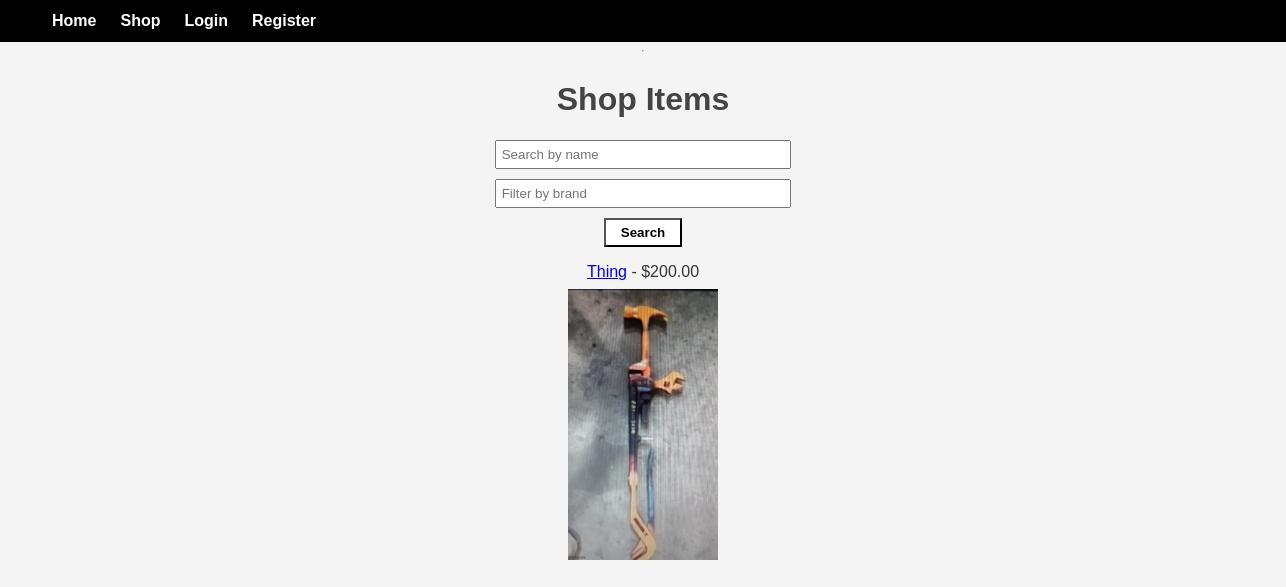
The app's page /shop/ with its own data.
### shop/models.py (models this page shows, shortened)
class Item(models.Model):
    name = models.CharField(max_length=200)
    slug = models.SlugField()
    category = models.ForeignKey(Category, related_name='items', on_delete=models.CASCADE)
    brand = models.CharField(max_length=100)
    color = models.CharField(max_length=50)
    size = models.CharField(max_length=10)
    price = models.DecimalField(max_digits=10, decimal_places=2)
    image = models.ImageField(upload_to='items/')
    description = models.TextField()
    created_at = models.DateTimeField(auto_now_add=True)

### shop/views.py (the view)
# urls.py: path('', include('shop.urls')),
def shop(request):
    query = request.GET.get('q')
    category = request.GET.get('category')
    brand = request.GET.get('brand')
    items = Item.objects.all()
    if query:
        items = items.filter(name__icontains=query)
    if category:
        items = items.filter(category__slug=category)
    if brand:
        items = items.filter(brand__icontains=brand)
    return render(request, 'shop/shop.html', {'items': items})

### shop/templates/shop/shop.html (shortened to what this page needs)
{% extends 'shop/base.html' %}
{% block content %}
<h1>Shop Items</h1>
<form method="get">
    <input type="text" name="q" placeholder="Search by name">
    <input type="text" name="brand" placeholder="Filter by brand">
    <button type="submit">Search</button>
</form>
<ul>
    {% for item in items %}
        <li>
            <a href="{% url 'item_detail' item.id %}">{{ item.name }}</a> - ${{ item.price }}
            {% if item.image %}
                <img src="{{ item.image.url }}" alt="{{ item.name }}" style="max-width: 150px; display:block; margin-top: 8px;">
            {% else %}
                <p><i>No image available</i></p>
            {% endif %}
        </li>
    {% empty %}
        <li>No items found.</li>
    {% endfor %}
</ul>
{% endblock %}

### static/css/style.css (style rules this page uses)
body { font-family: Arial, sans-serif; margin: 0; background: #f4f4f4; color: #333; display: flex; flex-direction: column; align-items: center; }
h1, h3 { color: #444; text-align: center; }
ul { list-style: none; padding: 0; text-align: center; }
li { margin-bottom: 10px; }
form { display: flex; flex-direction: column; align-items: center; }
form input, form textarea { margin-bottom: 10px; padding: 5px; width: 300px; max-width: 90%; }
button { padding: 5px 15px; background: #ffffff; color: rgb(0, 0, 0); font-weight: bold; cursor: pointer; }

### records on screen
Item: name "Thing", price "200.00", image (picture)
